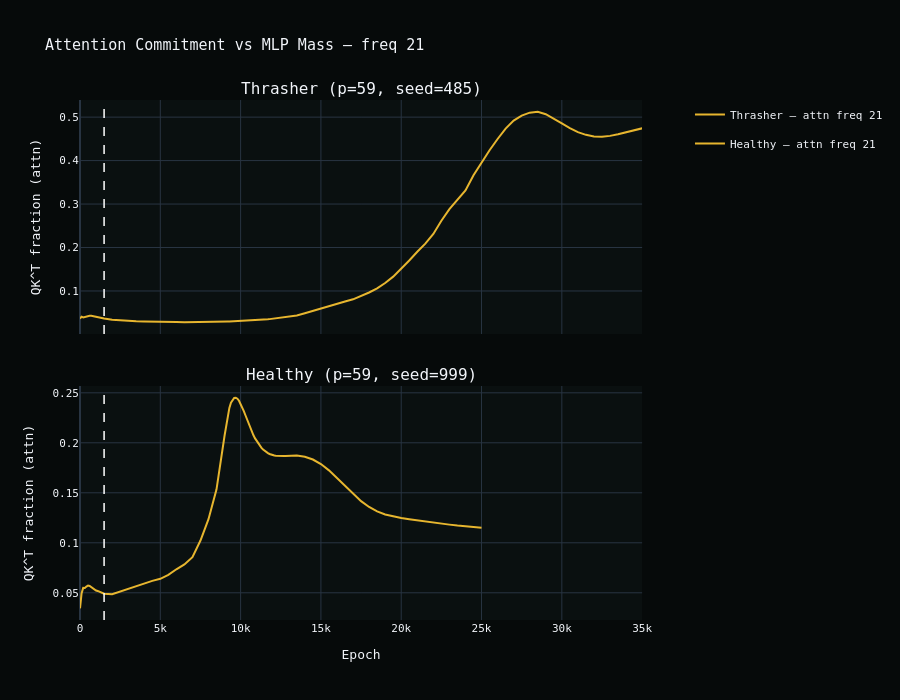

Write notebook code for a chart like this one.
### Markdown cell above
## 4. Attention Commitment → MLP Mass: The Lag

For freq 21 specifically: attention QK^T fraction vs. committed MLP neuron count.
The gap between these curves is the phenomenon the intervention is designed to shorten.

### Code cell
nd_epochs_t, nd_counts_t = load_neuron_counts(THRASHER_DIR)
nd_epochs_h, nd_counts_h = load_neuron_counts(HEALTHY_DIR)

TARGET_FREQ = 21   # freq label of interest
target_fi   = FREQ_LABELS.index(TARGET_FREQ)  # 0-based index in qk array

fig = sp.make_subplots(
    rows=2, cols=1,
    shared_xaxes=True,
    subplot_titles=['Thrasher (p=59, seed=485)', 'Healthy (p=59, seed=999)'],
    vertical_spacing=0.10,
    specs=[[{'secondary_y': True}], [{'secondary_y': True}]],
)

for row, (attn_epochs, qk_mean, nd_ep, nd_ct, label) in enumerate([
    (t_epochs, t_qk_mean, nd_epochs_t, nd_counts_t, 'Thrasher'),
    (h_epochs, h_qk_mean, nd_epochs_h, nd_counts_h, 'Healthy'),
], start=1):
    attn_series = qk_mean[:, target_fi]
    mlp_series  = nd_ct.get(TARGET_FREQ, [])

    fig.add_trace(go.Scatter(
        x=attn_epochs, y=attn_series,
        name=f'{label} — attn freq {TARGET_FREQ}',
        line=dict(color='rgba(255, 200, 50, 0.9)', width=2),
        legendgroup=f'{label}_attn',
    ), row=row, col=1, secondary_y=False)

    if mlp_series:
        fig.add_trace(go.Scatter(
            x=nd_ep, y=mlp_series,
            name=f'{label} — MLP neurons freq {TARGET_FREQ}',
            line=dict(color='rgba(80, 200, 120, 0.9)', width=2),
            legendgroup=f'{label}_mlp',
        ), row=row, col=1, secondary_y=True)

    fig.add_vline(x=PLATEAU_EPOCH, line=dict(color='white', width=1.5, dash='dash'),
                  row=row, col=1)  # type: ignore[arg-type]

fig.update_yaxes(title_text='QK^T fraction (attn)', secondary_y=False)
fig.update_yaxes(title_text='Committed neurons (MLP)', secondary_y=True)
fig.update_xaxes(title_text='Epoch', row=2, col=1)
fig.update_layout(
    title=f'Attention Commitment vs MLP Mass — freq {TARGET_FREQ}',
    height=700,
    template='plotly_dark',
    plot_bgcolor='#0a1010',
    paper_bgcolor='#060a0a',
    font=dict(family='IBM Plex Mono, monospace', size=11),
)
fig.show()

### Figure 1 — Plotly figure (JSON) as saved in the notebook; plotly's stock layout.template omitted (floating-point values rounded to 4 significant figures)
{"data": [{"legendgroup": "Thrasher_attn", "line": {"color": "rgba(255, 200, 50, 0.9)", "width": 2}, "name": "Thrasher — attn freq 21", "type": "scatter", "x": [0, 100, 200, 300, 400, 500, 600, 700, 800, 900, 1000, 1100, 1200, 1300, 1400, 1500, 2000, 2500, 3000, 3500, 4000, 4500, 5000, 5500, 6000, 6500, 7000, 7500, 8000, 8500, 9000, 9100, 9200, 9300, 9400, 9500, 9600, 9700, 9800, 9900, 10000, 10100, 10200, 10300, 10400, 10500, 10600, 10700, 10800, 10900, 11000, 11100, 11200, 11300, 11400, 11500, 11600, 11700, 11800, 11900, 12000, 12100, 12200, 12300, 12400, 12500, 12600, 12700, 12800, 12900, 13000, 13500, 14000, 14500, 15000, 15500, 16000, 16500, 17000, 17500, 18000, 18500, 19000, 19500, 20000, 20500, 21000, 21500, 22000, 22500, 23000, 23500, 24000, 24500, 24999, 25000, 25500, 26000, 26500, 27000, 27500, 28000, 28500, 29000, 29500, 30000, 30500, 31000, 31500, 32000, 32500, 33000, 33500, 34000, 34500, 34999], "xaxis": "x", "y": [0.03642, 0.04076, 0.03901, 0.04012, 0.04176, 0.04258, 0.04304, 0.04283, 0.04185, 0.04076, 0.03963, 0.03877, 0.0383, 0.03769, 0.03707, 0.03642, 0.03381, 0.03232, 0.03128, 0.0304, 0.02988, 0.02985, 0.02962, 0.02909, 0.02851, 0.02791, 0.02798, 0.02798, 0.02808, 0.0287, 0.02957, 0.02969, 0.02985, 0.02998, 0.0301, 0.03032, 0.03054, 0.03071, 0.03083, 0.03097, 0.0311, 0.03126, 0.0314, 0.03155, 0.0317, 0.03187, 0.03204, 0.03215, 0.03238, 0.03261, 0.03285, 0.03308, 0.03332, 0.03356, 0.03373, 0.03393, 0.03435, 0.03475, 0.0352, 0.03562, 0.03611, 0.03655, 0.03697, 0.03733, 0.03766, 0.03805, 0.03849, 0.0389, 0.0393, 0.03977, 0.04024, 0.04358, 0.04872, 0.05432, 0.06062, 0.06582, 0.07086, 0.07572, 0.08075, 0.08814, 0.09653, 0.1058, 0.1182, 0.133, 0.1507, 0.1701, 0.1902, 0.2089, 0.2312, 0.2615, 0.2883, 0.3091, 0.3314, 0.3664, 0.3963, 0.3962, 0.4237, 0.4497, 0.4736, 0.492, 0.5037, 0.5103, 0.5125, 0.5068, 0.4968, 0.4854, 0.4747, 0.4656, 0.4592, 0.4556, 0.4548, 0.4569, 0.4606, 0.4647, 0.4692, 0.4742], "yaxis": "y"}, {"legendgroup": "Healthy_attn", "line": {"color": "rgba(255, 200, 50, 0.9)", "width": 2}, "name": "Healthy — attn freq 21", "type": "scatter", "x": [0, 100, 200, 300, 400, 500, 600, 700, 800, 900, 1000, 1100, 1200, 1300, 1400, 1500, 2000, 2500, 3000, 3500, 4000, 4500, 5000, 5500, 6000, 6500, 7000, 7500, 8000, 8500, 9000, 9100, 9200, 9300, 9400, 9500, 9600, 9700, 9800, 9900, 10000, 10100, 10200, 10300, 10400, 10500, 10600, 10700, 10800, 10900, 11000, 11100, 11200, 11300, 11400, 11500, 11600, 11700, 11800, 11900, 12000, 12100, 12200, 12300, 12400, 12500, 12600, 12700, 12800, 12900, 13000, 13500, 14000, 14500, 15000, 15500, 16000, 16500, 17000, 17500, 18000, 18500, 19000, 19500, 20000, 20500, 21000, 21500, 22000, 22500, 23000, 23500, 24000, 24500, 24999], "xaxis": "x2", "y": [0.0345, 0.04959, 0.05491, 0.05484, 0.0562, 0.05728, 0.05682, 0.05559, 0.05411, 0.0529, 0.05231, 0.05188, 0.05121, 0.05051, 0.04973, 0.04911, 0.04862, 0.05131, 0.05387, 0.05659, 0.05957, 0.06192, 0.06396, 0.06793, 0.07352, 0.07841, 0.08562, 0.1023, 0.1236, 0.1534, 0.2071, 0.218, 0.2273, 0.2349, 0.2402, 0.2432, 0.2448, 0.2451, 0.2442, 0.2421, 0.2391, 0.2357, 0.2317, 0.2276, 0.2233, 0.219, 0.215, 0.2111, 0.2075, 0.2044, 0.2017, 0.1992, 0.1968, 0.1949, 0.1933, 0.1918, 0.1907, 0.1897, 0.1888, 0.1882, 0.1877, 0.1873, 0.1871, 0.1869, 0.1868, 0.1867, 0.1867, 0.1867, 0.1868, 0.1869, 0.187, 0.1872, 0.1861, 0.1833, 0.1788, 0.1724, 0.1649, 0.1568, 0.149, 0.1416, 0.1359, 0.1314, 0.1283, 0.1262, 0.1247, 0.1235, 0.1223, 0.1211, 0.1201, 0.1191, 0.1182, 0.1172, 0.1164, 0.1157, 0.1151], "yaxis": "y3"}], "layout": {"annotations": [{"font": {"size": 16}, "showarrow": false, "text": "Thrasher (p=59, seed=485)", "x": 0.47, "xanchor": "center", "xref": "paper", "y": 1, "yanchor": "bottom", "yref": "paper"}, {"font": {"size": 16}, "showarrow": false, "text": "Healthy (p=59, seed=999)", "x": 0.47, "xanchor": "center", "xref": "paper", "y": 0.45, "yanchor": "bottom", "yref": "paper"}], "font": {"family": "IBM Plex Mono, monospace", "size": 11}, "height": 700, "paper_bgcolor": "#060a0a", "plot_bgcolor": "#0a1010", "shapes": [{"line": {"color": "white", "dash": "dash", "width": 1.5}, "type": "line", "x0": 1500, "x1": 1500, "xref": "x", "y0": 0, "y1": 1, "yref": "y domain"}, {"line": {"color": "white", "dash": "dash", "width": 1.5}, "type": "line", "x0": 1500, "x1": 1500, "xref": "x2", "y0": 0, "y1": 1, "yref": "y3 domain"}], "title": {"text": "Attention Commitment vs MLP Mass — freq 21"}, "xaxis": {"anchor": "y", "domain": [0, 0.94], "matches": "x2", "showticklabels": false}, "xaxis2": {"anchor": "y3", "domain": [0, 0.94], "title": {"text": "Epoch"}}, "yaxis": {"anchor": "x", "domain": [0.55, 1], "title": {"text": "QK^T fraction (attn)"}}, "yaxis2": {"anchor": "x", "overlaying": "y", "side": "right", "title": {"text": "Committed neurons (MLP)"}}, "yaxis3": {"anchor": "x2", "domain": [0, 0.45], "title": {"text": "QK^T fraction (attn)"}}, "yaxis4": {"anchor": "x2", "overlaying": "y3", "side": "right", "title": {"text": "Committed neurons (MLP)"}}}}
